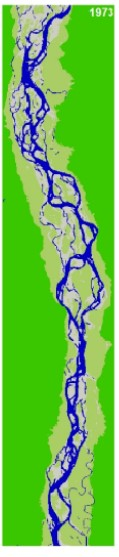
#> input picture dataset/1.jpg, 119 x 557 px
$ python test.py
#> lines starting #> are read from the running program, lines starting #| are printed output that depends on the picture; after the words box and inside, x2 and y2 are one past the last pixel; in counts of white or black regions, pixels touching at a corner belong together
import cv2
import numpy as np

img = cv2.imread("dataset/1.jpg")
#> img is the input picture: shape (557, 119, 3); mean B, G, R 79.8, 189, 110.7
# minimum value of blue pixel in BGR order
BLUE_MIN = np.array([200, 0, 0], np.uint8)
# maximum value of blue pixel in BGR order
BLUE_MAX = np.array([255, 50, 50], np.uint8)

dst = cv2.inRange(img, BLUE_MIN, BLUE_MAX)
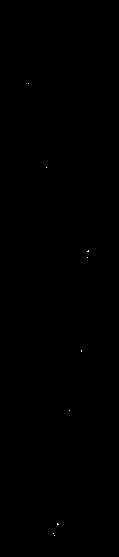
#> dst: shape (557, 119); 0.02% white in thin lines or dots, all inside (x1, y1, x2, y2) = (28, 83, 89, 536)
no_blue = cv2.countNonZero(dst)
#> no_blue = 14
print('The number of blue pixels is: ' + str(no_blue))
#| The number of blue pixels is: 14
cv2.namedWindow("opencv")
cv2.imshow("opencv", img)
cv2.waitKey(0)
